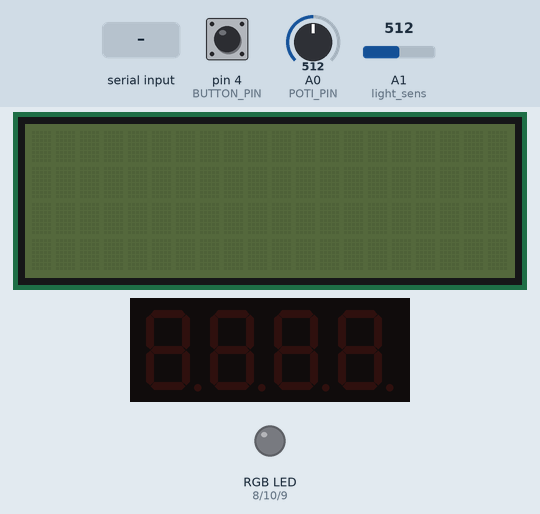
The sketch below on a simulated Arduino Uno, built with avr-gcc and run on an emulated ATmega328P. On the bench: 20×4 character LCD, 4-digit seven-segment display, an RGB LED mixed from three pins (HIGH = lit). The inputs (shaded band) are chosen by the test bench; at power-on: A1 (light_sens) = 512, pin 4 (BUTTON_PIN) HIGH, A0 (POTI_PIN) = 512. What the sketch prints to the serial monitor is not drawn.

Above: at 2.7 s.
2.8 s: "90,45,200\n" received over Serial
At 3.4 s:
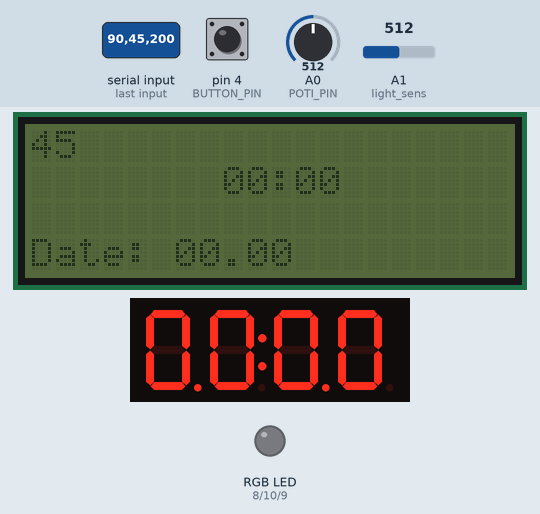
4.5 s: A1 (light_sens) set to 521
At 5.8 s:
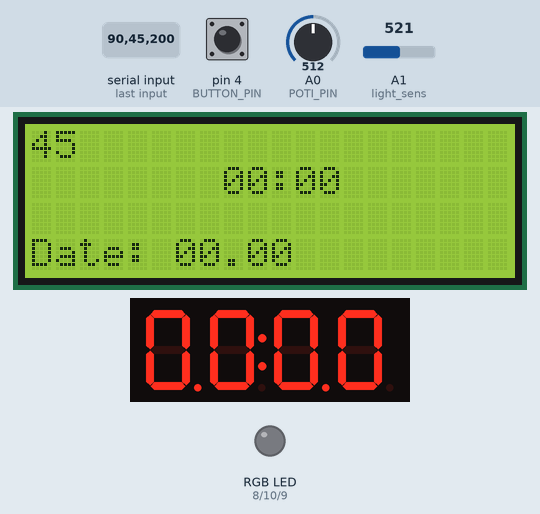
6.1 s: pin 4 (BUTTON_PIN) pulled LOW for 0.15 s
At 7.3 s:
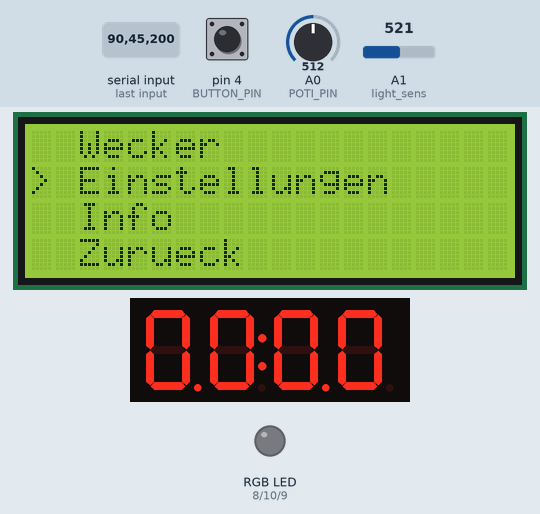
7.8 s: A0 (POTI_PIN) set to 658
9.3 s: A0 (POTI_PIN) set to 681
At 10.5 s:
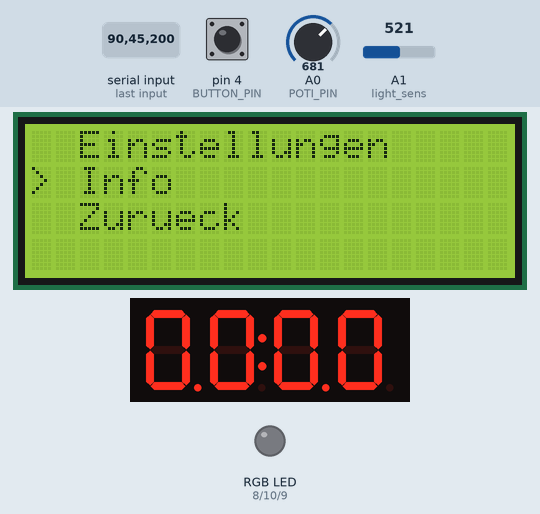
10.8 s: pin 4 (BUTTON_PIN) pulled LOW for 1 s
At 12.9 s:
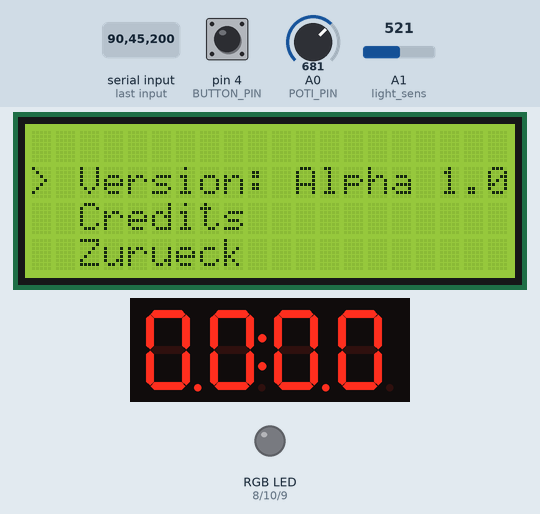
Timing chart, 0 to 14.3 s (numbered marks = the images above; inputs shaded):
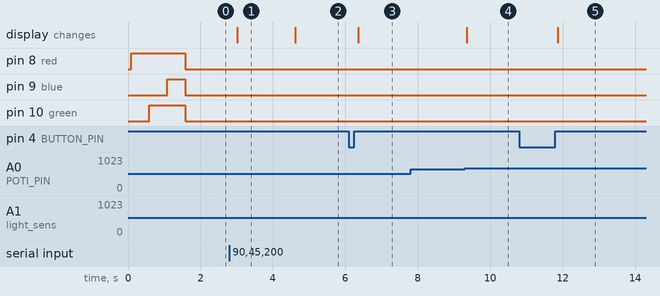

Measured:
- the behaviour switches between 512 and 513 on A1 (light_sens) (found by bisection; images 1 and 2)
- the behaviour switches between 666 and 667 on A0 (POTI_PIN) (found by bisection; images 3 and 4)
- after the input at 2.8 s, the display: changes after 0.22 s (image 1)
- after the input at 4.5 s, the display: changes after 0.12 s (image 2)
- after the input at 6.1 s, the display: changes after 0.25 s (image 3)
- after the input at 7.8 s, every drawn part: stays the same
- after the input at 9.3 s, the display: changes after 0.05 s (image 4)
- after the input at 10.8 s, the display: changes after 1.1 s (image 5)

The sketch:

watch.ino
```cpp
#include <Wire.h>
#include <LiquidCrystal_I2C.h>
#include <TM1637Display.h>

#define POTI_PIN      A0
#define BUTTON_PIN    4
#define light_sens    A1
#define red           8
#define blue          9
#define green         10
#define buzzer        3

#define HYSTERESE     10
#define MAX_POTI_VALUE 1000
#define DEBOUNCE_DELAY 50
#define wokeMax       20

#define CLK 5
#define DIO 6

LiquidCrystal_I2C lcd(0x27, 20, 4);
TM1637Display display(CLK, DIO);

// Einfache Ausgabe von Menü-Strings
void printStr(const char* const* table, uint8_t index) {
  lcd.print(table[index]);
}

#define CLEAR_LINE_20  "                    "

// Alle Menü-Texte
const char strZurueck[]       = "Zurueck";
const char strWecker[]        = "Wecker";
const char strEinstellungen[] = "Einstellungen";
const char strInfo[]          = "Info";
const char strStunden[]       = "Stunden";
const char strMinuten[]       = "Minuten";
const char strAutomLicht[]    = "Autom. Licht";
const char strLoudspeaker[]   = "Lautsprecher";
const char strVersion[]       = "Version: Alpha 1.0";
const char strCredits[]       = "Credits";
const char CREDITS_LINE1[]    = "Credits:";
const char CREDITS_LINE2[]    = "Made with help of:";
const char CREDITS_LINE3[]    = "- Myself :D and GPT";

const char* const menuItems[] = {
    strWecker,
    strEinstellungen,
    strInfo,
    strZurueck
};
const uint8_t menuLength = sizeof(menuItems) / sizeof(menuItems[0]);

const char* const subMenu_Wecker[] = {
    strStunden,
    strMinuten,
    strZurueck
};

const char* const subMenu_Einstellungen[] = {
    strAutomLicht,
    strLoudspeaker,
    strZurueck
};

const char* const subMenu_Info[] = {
    strVersion,
    strCredits,
    strZurueck
};

const char* const * const subMenus[] = {
    subMenu_Wecker,
    subMenu_Einstellungen,
    subMenu_Info
};

const uint8_t subMenuLengths[] = {
    sizeof(subMenu_Wecker)         / sizeof(subMenu_Wecker[0]),
    sizeof(subMenu_Einstellungen)  / sizeof(subMenu_Einstellungen[0]),
    sizeof(subMenu_Info)           / sizeof(subMenu_Info[0])
};

// Zustand und Flags
bool automatic_lightdimming = true;
bool isShowingCredits       = false;
bool isTimeReceived         = false;

uint8_t weckerStunden = 0;
uint8_t weckerMinuten = 0;
bool isSettingHours   = false;
bool isSettingMinutes = false;

uint8_t menuIndex         = 0;
uint8_t subMenuIndex      = 0;
int lastPotiValue         = -1;
bool isSubMenu            = false;
bool lastButtonState      = HIGH;
unsigned long lastDebounceTime = 0;
bool needsRedraw          = true;
bool lastWeckzeitDrawn    = false;
bool isMenu               = false;

uint8_t hour        = 0;
uint8_t minute      = 0;
String day          = "Monday";
int brightness      = 0;
uint8_t wokeCounter = 0;
int month           = 0;
int dayy            = 0;
int time_to_wecker  = 0;
bool loudspeakerOn  = false;

// Zeigt das Hauptmenü an
void displayMenu() {
    lcd.clear();
    for (uint8_t i = 0; i < 4; i++) {
        int itemIndex = menuIndex - 1 + i;
        lcd.setCursor(0, i);
        if (itemIndex < 0 || itemIndex >= menuLength) {
            lcd.print(CLEAR_LINE_20);
        } else {
            if (i == 1) lcd.print("> ");
            else lcd.print("  ");
            printStr(menuItems, itemIndex);
        }
    }
}

// Zeigt das Submenü an
void displaySubMenu() {
    lcd.clear();
    const char* const* thisSubMenu = subMenus[menuIndex];
    uint8_t subMenuLength = subMenuLengths[menuIndex];
    for (uint8_t i = 0; i < 4; i++) {
        int itemIndex = subMenuIndex - 1 + i;
        lcd.setCursor(0, i);
        if (itemIndex < 0 || itemIndex >= subMenuLength) {
            lcd.print(CLEAR_LINE_20);
        } else {
            if (i == 1) lcd.print("> ");
            else lcd.print("  ");
            printStr(thisSubMenu, itemIndex);
            if (menuIndex == 1 && itemIndex == 0) {
                lcd.setCursor(17, i);
                lcd.print(automatic_lightdimming ? "ON " : "OFF");
            } else if (menuIndex == 1 && itemIndex == 1) {
                lcd.setCursor(17, i);
                lcd.print(loudspeakerOn ? "ON " : "OFF");
            }
        }
    }
    // Zeigt die Weckzeit, wenn wir im Wecker-Menü sind
    if (menuIndex == 0) {
        lcd.setCursor(14, 0);
        lcd.print("    ");
        lcd.setCursor(14, 0);
        if (weckerStunden < 10) lcd.print('0');
        lcd.print(weckerStunden);
        lcd.print(':');
        if (weckerMinuten < 10) lcd.print('0');
        lcd.print(weckerMinuten);
    }
}

// Aktualisiert LCD und 7-Segment mit Uhrzeit
void displayTime(uint8_t hour, uint8_t minute, String day, bool automatic_lightdimming) {
    displayStandby(hour, minute, day);
    int num = hour * 100 + minute;
    if (num == 0) {
        display.showNumberDecEx(0, 0b11100000, true);
    } else {
        display.showNumberDecEx(num, 0b11100000, true);
    }
}

// Stellt die Hauptanzeige (Tag, Uhr, Datum) aufs LCD
void displayStandby(uint8_t hour, uint8_t minute, String day) {
    lcd.clear();
    lcd.setCursor(0, 0);
    lcd.print(day);
    if (day == "Friday") {
      lcd.print(" :)");
    }
    lcd.setCursor(8, 1);
    if (hour < 10) {
      lcd.print('0');
      lcd.print(hour);
    } else {
      lcd.print(hour);
    }
    lcd.print(':');
    if (minute < 10) {
      lcd.print('0');
      lcd.print(minute);
    } else {
      lcd.print(minute);
    }
    lcd.setCursor(0, 3);
    lcd.print("Date: ");
    if (dayy < 10) lcd.print("0");
    lcd.print(dayy);
    lcd.print(".");
    if (month < 10) lcd.print("0");
    lcd.print(month);
}

// Zeigt geänderte Stunden/Minuten im Wecker-Menü
void updateWeckzeit() {
    lcd.setCursor(14, 0);
    lcd.print("    ");
    lcd.setCursor(14, 0);
    if (weckerStunden < 10) lcd.print('0');
    lcd.print(weckerStunden);
    lcd.print(':');
    if (weckerMinuten < 10) lcd.print('0');
    lcd.print(weckerMinuten);
}

// Zeigt die Credits im Info-Menü
void displayCredits() {
    lcd.clear();
    lcd.setCursor(0, 0);
    lcd.print(CREDITS_LINE1);
    lcd.setCursor(0, 1);
    lcd.print(CREDITS_LINE2);
    lcd.setCursor(0, 2);
    lcd.print(CREDITS_LINE3);
}

// Liest Lichtsensor
int checkBrightness() {
  return analogRead(light_sens);
}

// Schaltet die RGB-LED nach Zeitdifferenz
void switchColor(uint8_t color) {
  if (color == 0) {
      digitalWrite(red, LOW);
      digitalWrite(green, LOW);
      digitalWrite(blue, LOW);
  } else if (color == 1) {
      digitalWrite(red, HIGH);
      digitalWrite(green, LOW);
      digitalWrite(blue, LOW);
  } else if (color == 2) {
      digitalWrite(red, HIGH);
      digitalWrite(green, HIGH);
      digitalWrite(blue, LOW);
  } else if (color == 3) {
      digitalWrite(red, HIGH);
      digitalWrite(green, HIGH);
      digitalWrite(blue, HIGH);
  }
}

// Ändert Farbe, wenn die Weckzeit bald erreicht wird
void checkColor() {
  if(hour == weckerStunden && minute <= weckerMinuten) {
    int diff = weckerMinuten - minute;
    time_to_wecker = diff;
    if (diff > 10) switchColor(0);
    else if (diff > 5) switchColor(1);
    else if (diff > 1) switchColor(2);
    else if (diff == 1) switchColor(3);
    else switchColor(0);
  }
}

// Spielt Ton auf dem Buzzer
void playSound(int hz) {
  if (loudspeakerOn) tone(buzzer, hz);
}

// Stoppt Ton
void stopSound() {
  noTone(buzzer);
}

// Regelt Licht basierend auf Menü/Zeit/Helligkeit
void checkLighting() {
  if (isMenu) {
    lcd.backlight();
    display.setBrightness(7);
    return;
  }
  if (!isTimeReceived) {
    lcd.noBacklight();
    display.setBrightness(0);
    return;
  }
  if (automatic_lightdimming) {
    int currentBrightness = checkBrightness();
    if (currentBrightness > 512) {
      lcd.backlight();
      display.setBrightness(7);
    } else {
      lcd.noBacklight();
      display.setBrightness(0);
    }
  } else {
    lcd.backlight();
    display.setBrightness(7);
  }
  int num = hour * 100 + minute;
  display.showNumberDecEx(num, 0b11100000, true);
}

// Liest Zeit von Serial, setzt Uhr, gibt "TIME_RECEIVED" zurück
void checkForNewTime() {
  if (Serial.available() <= 0) return;
  String incomingData = Serial.readStringUntil('\n');
  int firstCommaIndex  = incomingData.indexOf(',');
  int secondCommaIndex = incomingData.indexOf(',', firstCommaIndex + 1);
  if (firstCommaIndex == -1 || secondCommaIndex == -1) {
    Serial.println("TIME_RECEIVED");
    return;
  }
  String incomingTime     = incomingData.substring(0, firstCommaIndex);
  String incomingWeekday  = incomingData.substring(firstCommaIndex + 1, secondCommaIndex);
  String incomingMonthDay = incomingData.substring(secondCommaIndex + 1);
  int firstColonIndex  = incomingTime.indexOf(':');
  int secondColonIndex = incomingTime.indexOf(':', firstColonIndex + 1);

  if (firstColonIndex == -1) {
    hour = 0;
    minute = 0;
  } else {
    hour = incomingTime.substring(0, firstColonIndex).toInt();
    if (secondColonIndex == -1) {
      minute = incomingTime.substring(firstColonIndex + 1).toInt();
    } else {
      minute = incomingTime.substring(firstColonIndex + 1, secondColonIndex).toInt();
    }
  }
  day = incomingWeekday;
  int dashIndex = incomingMonthDay.indexOf('-');
  if (dashIndex != -1) {
    month = incomingMonthDay.substring(0, dashIndex).toInt();
    dayy  = incomingMonthDay.substring(dashIndex + 1).toInt();
  }
  Serial.println("TIME_RECEIVED");
  if(!isTimeReceived) {
    isTimeReceived = true;
  }
  if(!isMenu) {
    displayTime(hour, minute, day, automatic_lightdimming);
  } else {
    int num = hour * 100 + minute;
    if(num == 0) display.showNumberDecEx(0, 0b11100000, true);
    else display.showNumberDecEx(num, 0b11100000, true);
  }
}

// Checkt Weckerzeit und piept ggf.
void checkWakeUpTime() {
  if(hour == weckerStunden && minute == weckerMinuten && wokeCounter < wokeMax) {
    wokeCounter++;
    playSound(2000); delay(100); stopSound();
    playSound(4000); delay(100); stopSound();
  } else if (minute != weckerMinuten && wokeCounter == wokeMax) {
    wokeCounter = 0;
  }
}

// Liest Poti, scrollt im Menü oder ändert Weckerzeit
void handlePotiScroll() {
  int potiValue = analogRead(POTI_PIN);
  if (abs(potiValue - lastPotiValue) > HYSTERESE) {
    lastPotiValue = potiValue;
    uint8_t newIndex;
    if (isSettingHours) {
      weckerStunden = map(potiValue, 0, MAX_POTI_VALUE, 0, 23);
      updateWeckzeit();
    }
    else if (isSettingMinutes) {
      weckerMinuten = map(potiValue, 0, MAX_POTI_VALUE, 0, 59);
      if(weckerMinuten > 59) weckerMinuten = 59;
      updateWeckzeit();
    }
    else if (!isSubMenu) {
      newIndex = map(potiValue, 0, MAX_POTI_VALUE, 0, menuLength - 1);
      newIndex = constrain(newIndex, 0, menuLength - 1);
      if (newIndex != menuIndex) {
        menuIndex = newIndex;
        needsRedraw = true;
        displayMenu();
      }
    }
    else if (isShowingCredits) {
    }
    else {
      uint8_t subMenuLength = subMenuLengths[menuIndex];
      newIndex = map(potiValue, 0, MAX_POTI_VALUE, 0, subMenuLength - 1);
      newIndex = constrain(newIndex, 0, subMenuLength - 1);
      if (newIndex != subMenuIndex) {
        subMenuIndex = newIndex;
        needsRedraw = true;
        lastWeckzeitDrawn = false;
      }
    }
  }
}

// Liest Button, entprellt, schaltet Menü und Optionen
void handleButtonPress() {
  bool currentButtonState = digitalRead(BUTTON_PIN);
  if (lastButtonState == HIGH && currentButtonState == LOW) {
    lastDebounceTime = millis();
  }
  if ((millis() - lastDebounceTime) > DEBOUNCE_DELAY &&
      lastButtonState == LOW &&
      currentButtonState == HIGH)
  {
    if (isMenu) {
      if (isSettingHours) {
        isSettingHours = false;
        isSettingMinutes = true;
        needsRedraw = true;
      }
      else if (isSettingMinutes) {
        isSettingMinutes = false;
        isSubMenu = true;
        needsRedraw = true;
      }
      else if (!isSubMenu && menuIndex == 3) {
        isMenu = false;
        if(isTimeReceived) {
          checkLighting();
          displayTime(hour, minute, day, automatic_lightdimming);
        }
      }
      else if (!isSubMenu) {
        isSubMenu = true;
        subMenuIndex = 0;
        needsRedraw = true;
      }//Stundeneinstellung
      else if (menuIndex == 0 && subMenuIndex == 0) {
        isSettingHours = true;
        needsRedraw = true;
      }//Minuteneinstellung
      else if (menuIndex == 0 && subMenuIndex == 1) {
        isSettingMinutes = true;
        needsRedraw = true;
      } //Lichteinstellung
      else if (menuIndex == 1 && subMenuIndex == 0) {
        automatic_lightdimming = !automatic_lightdimming;
        displaySubMenu();
      }//Lautsprechereinstellung
      else if (menuIndex == 1 && subMenuIndex == 1) {
        loudspeakerOn = !loudspeakerOn;
        displaySubMenu();
      }//Creditsmenü
      else if (isShowingCredits) {
        isShowingCredits = false;
        displaySubMenu();
      }//Creditsmenü
      else if (menuIndex == 2 && subMenuIndex == 1) {
        isShowingCredits = true;
        displayCredits();
      }//Zurück
      else {
        isSubMenu = false;
        needsRedraw = true;
        displayMenu();
      }
    }
    else {
      isMenu = !isMenu;
      if(isMenu) {
        displayMenu();
      } else {
        if(isTimeReceived) {
          checkLighting();
          displayTime(hour, minute, day, automatic_lightdimming);
        }
      }
    }
  }
  lastButtonState = currentButtonState;
}


void setup() {
  pinMode(POTI_PIN, INPUT);
  pinMode(BUTTON_PIN, INPUT_PULLUP);
  pinMode(red, OUTPUT);
  pinMode(green, OUTPUT);
  pinMode(blue, OUTPUT);

  Serial.begin(9600);
  while (!Serial) {}

  lcd.init();
  lcd.noBacklight();
  display.clear();
  display.setBrightness(0);

  switchColor(1); delay(500);
  switchColor(2); delay(500);
  switchColor(3); delay(500);
  switchColor(0);

  Serial.println("Arduino is ready to receive time updates.");
}

void loop() {
  handleButtonPress();
  checkForNewTime();
  checkLighting();
  checkWakeUpTime();
  checkColor();

  if (isMenu) {
    handlePotiScroll();
    if (isSubMenu) {
      if (needsRedraw) {
        displaySubMenu();
        needsRedraw = false;
      }
      if (menuIndex == 0 && !lastWeckzeitDrawn) {
        updateWeckzeit();
        lastWeckzeitDrawn = true;
      }
    }
  }
}
```
